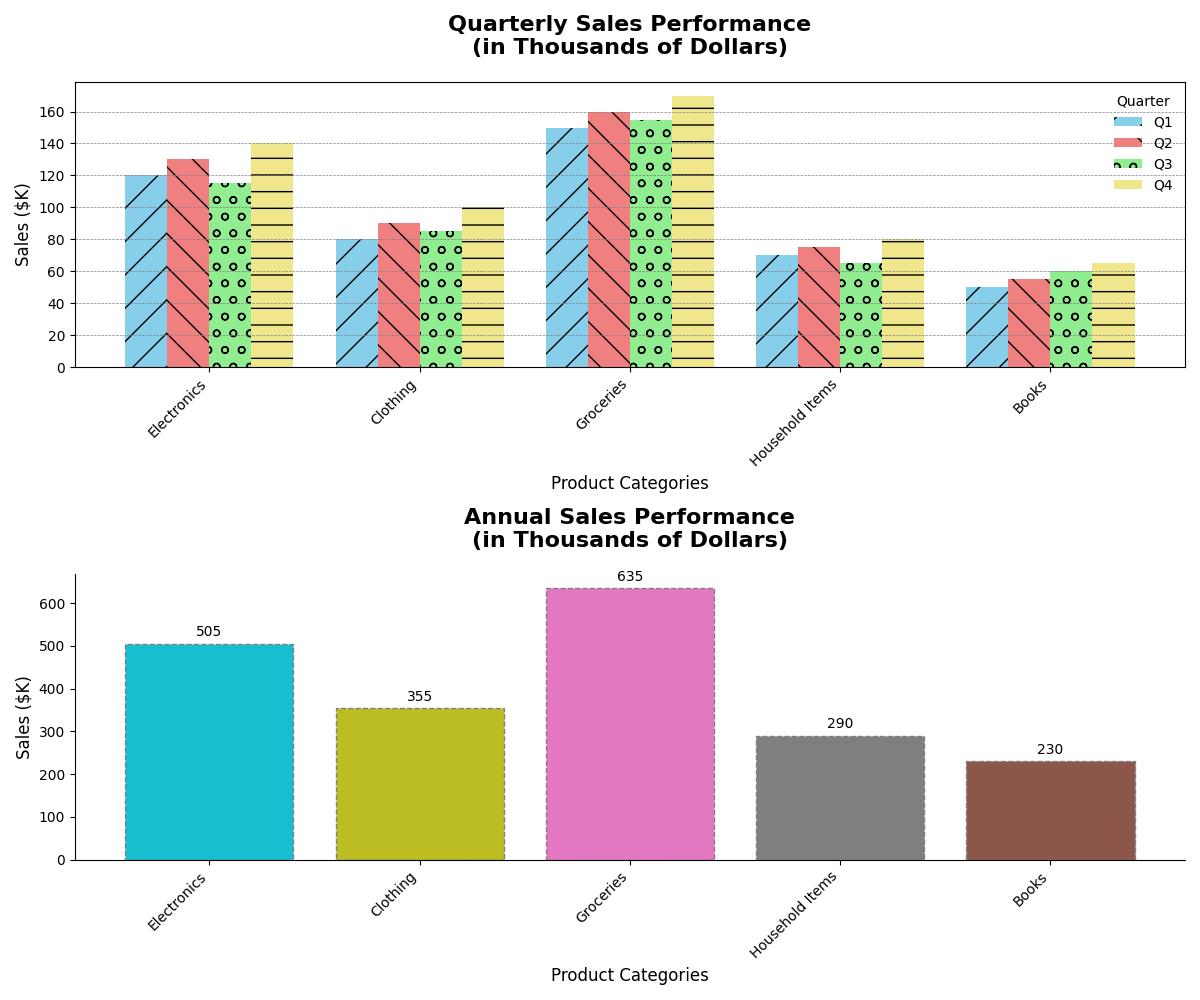

The Python source for this figure:
import matplotlib.pyplot as plt
import numpy as np

categories = ['Electronics', 'Clothing', 'Groceries', 'Household Items', 'Books']
quarters = ['Q1', 'Q2', 'Q3', 'Q4']

sales_data = np.array([
    [120, 130, 115, 140],
    [80, 90, 85, 100],
    [150, 160, 155, 170],
    [70, 75, 65, 80],
    [50, 55, 60, 65],
])

fig, (ax1, ax2) = plt.subplots(2, 1, figsize=(12, 10))

bar_width = 0.2
bar_positions = np.arange(len(categories))

colors = ['skyblue', 'lightcoral', 'lightgreen', 'khaki']
hatches = ['/', '\\', 'o', '-', '|']

for i, quarter in enumerate(quarters):
    ax1.bar(bar_positions + i * bar_width, sales_data[:, i], width=bar_width, color=colors[i % len(colors)], label=quarter, hatch=hatches[i % len(hatches)])

ax1.set_title('Quarterly Sales Performance\n(in Thousands of Dollars)', fontsize=16, fontweight='bold', pad=20)
ax1.set_xlabel('Product Categories', fontsize=12)
ax1.set_ylabel('Sales ($K)', fontsize=12)
ax1.set_xticks(bar_positions + bar_width * 1.5)
ax1.set_xticklabels(categories, rotation=45, ha='right', fontsize=10)

ax1.legend(title='Quarter', loc='best', shadow=True, frameon=False)
ax1.grid(True, which='major', axis='y', linestyle='--', linewidth=0.5, color='gray')

annual_sales = np.sum(sales_data, axis=1)
ax2.bar(categories, annual_sales, color=['#17becf', '#bcbd22', '#e377c2', '#7f7f7f', '#8c564b'], linestyle='--', edgecolor='gray')

for idx, category in enumerate(categories):
    ax2.annotate(f'{annual_sales[idx]:,}', 
                 xy=(idx, annual_sales[idx]), 
                 xytext=(0, 3),
                 textcoords="offset points",
                 ha='center', va='bottom', fontsize=10, color='black')

ax2.set_title('Annual Sales Performance\n(in Thousands of Dollars)', fontsize=16, fontweight='bold', pad=20)
ax2.set_xlabel('Product Categories', fontsize=12)
ax2.set_ylabel('Sales ($K)', fontsize=12)
ax2.set_xticklabels(categories, rotation=45, ha='right', fontsize=10)
ax2.spines['top'].set_visible(False)
ax2.spines['right'].set_visible(False)

plt.tight_layout()
plt.show()
